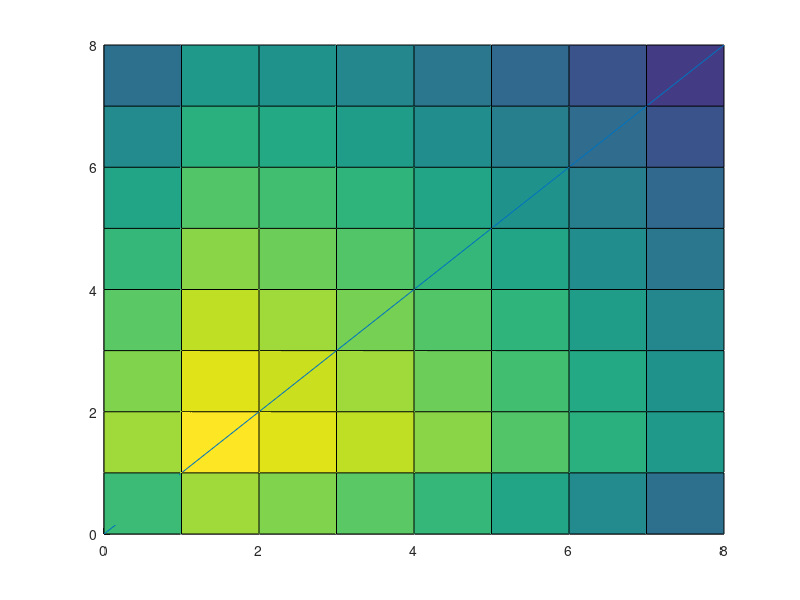

Write the MATLAB code that produced this figure.
clear

m_w = 2*0.182;      % mass of weights
m_f = 2*0.005;      % mass of fixtures
j_w = 0.000264942;  % two times inertia from central weights
l_h = 0.03;         % distance between holes
l_s = 0.2;          % distance to first hole
g = 9.81;

n_weight = 0:8;
[n1, n2] = meshgrid(n_weight);

for i = 1:length(n1)
    for j = 1:length(n2)
        if n1(i,j) < 1
            J_weights(i,j) = 0;
            tau_weights(i,j) = 0;
        else
            J_weights(i,j) = j_w + (m_w + m_f)*(l_s + l_h/2 + (n1(i,j)-1)*l_h)^2 ;
            tau_weights(i,j) = (m_w + m_f)*g*(l_s + l_h/2 + (n1(i,j)-1)*l_h);
        end
        
        if n2(i,j) >= 1
            J_weights(i,j) = J_weights(i,j) + (j_w + (m_w + m_f)*(l_s + l_h/2 + (n2(i,j)-1)*l_h)^2);
            tau_weights(i,j) = tau_weights(i,j) + ((m_w + m_f)*g*(l_s + l_h/2 + (n2(i,j)-1)*l_h));
        end
    end
end

kkp = 4;
mgl = 6.5;
J = 0.2;

omega_0 = sqrt((mgl + tau_weights)./(J_weights + J) + kkp);  

% A(end+1,:) = [1 -w0_avg^2+k(end)*kp];
% b(end+1,1) = w0_avg^2*J_weights-tau_weights-k(end)*kp*J_weights;


close all
figure
% hold on
% plot(n_weight, J_weights,'-d')
% plot(n_weight, tau_weights, '-o')
% legend('J','tau')
% surface(n1, n2, J_weights);
% 
% figure
% surface(n1, n2, tau_weights);

surface(n1,n2,omega_0);
hold on;
plot3(diag(n1),diag(n2),diag(omega_0));
